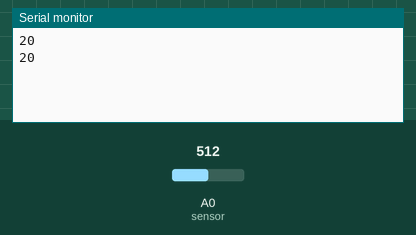
Bench run of a sketch on a simulated Arduino Uno, built with avr-gcc and run on an emulated ATmega328P. Parts: the last lines printed to the serial monitor. Inputs (shaded band) come from the test bench; at power-on: A0 (sensor) = 512.

Above: at 1.8 s.
1.9 s: A0 (sensor) set to 716
At 2.7 s:
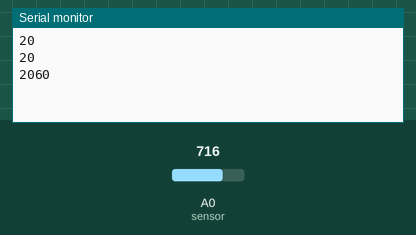
3.4 s: A0 (sensor) set to 900
At 4.8 s:
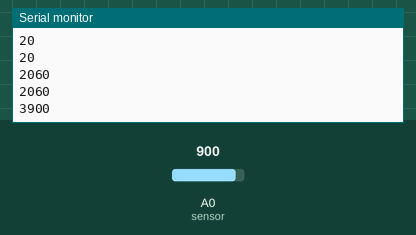
Timing chart, 0 to 6.4 s (numbered marks = the images above; inputs shaded):
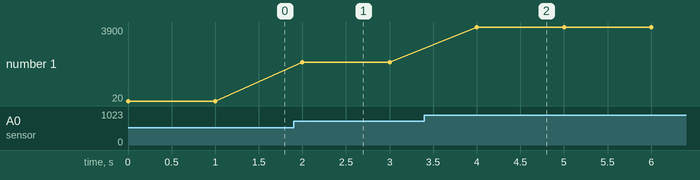

The sketch:

CRR_SENSOR.ino
```cpp
int sensor = A0;        // connecting sensor to analog port
int currentVal;         // variable to store the corresponding analog value

void setup()
{
  pinMode(sensor, INPUT);       // setting the sensor as input
  Serial.begin(9600);           // setting the Baud rate for serial monitor
}

void loop()
{
  currentVal = analogRead(sensor);      // reading the sensor value
  Serial.println((currentVal - 510) * 10);           // printing the analog value
  delay(1000);                          // waits till the delay for the next reading
}
```

Measured:
- after the input at 1.9 s, the serial monitor: prints a new line after 0.10 s (image 1)
- after the input at 3.4 s, the serial monitor: prints a new line after 0.60 s (image 2)
- plotted number 1: 20 → 2060 after the input at 1.9 s, 2060 → 3900 after the input at 3.4 s
